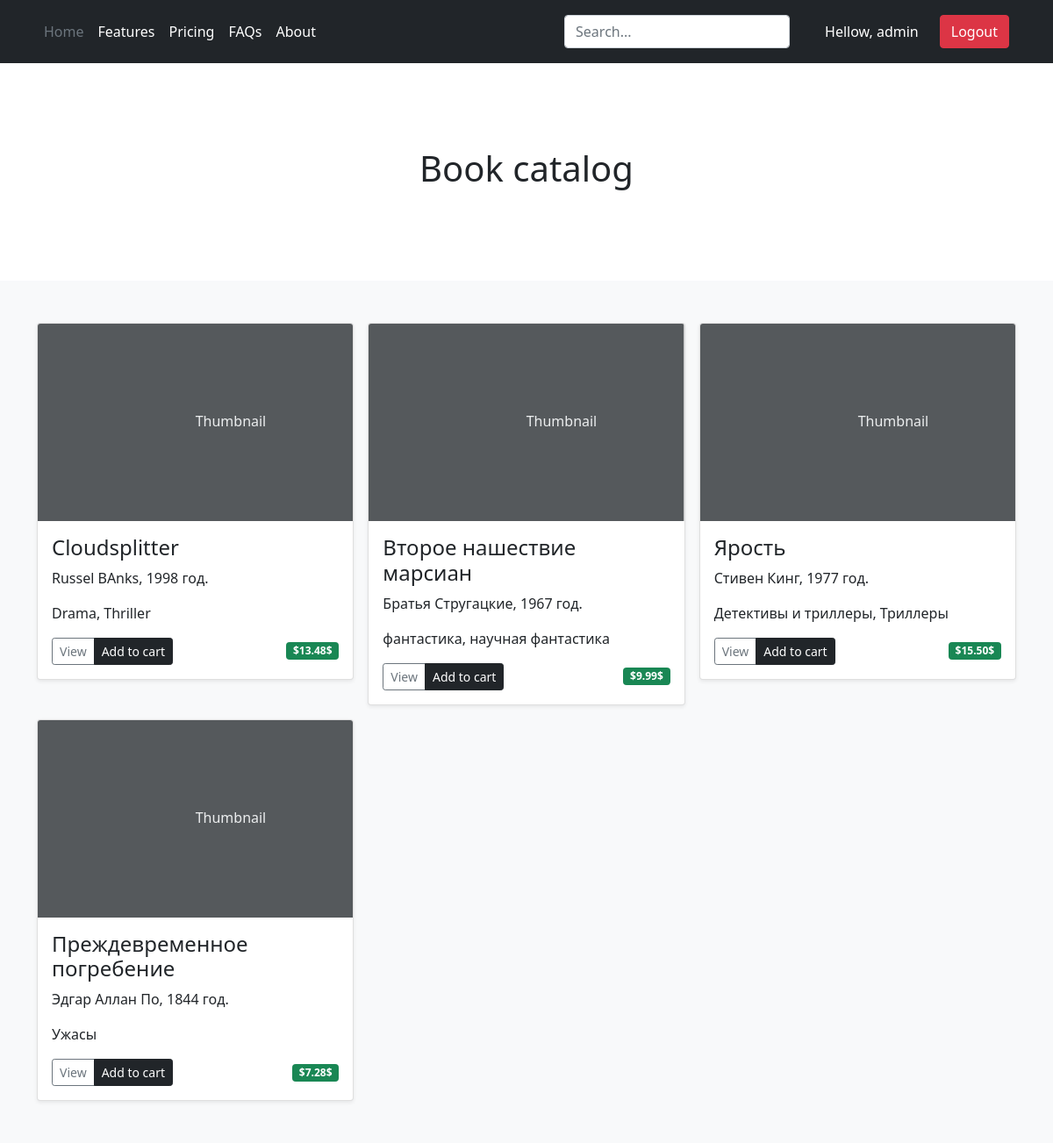
The app's page / (signed in) with its own data.
### catalog/models.py (models this page shows, shortened)
class Book(models.Model):
    title = models.TextField()
    summary = models.TextField()
    publication_date = models.DateField(blank=True, null=True)
    price = models.DecimalField(max_digits=5, default=1.00, decimal_places=2)
    amount = models.IntegerField(null=False)
    genre = models.ManyToManyField(Genre)
    author = models.ForeignKey(Author, on_delete=models.CASCADE, null=True)
    def get_genre(self):
        return ", ".join([genre.name for genre in self.genre.all()])
    def get_date(self):
        return self.publication_date.strftime("%Y")
    get_genre.short_description = "Genre"

class Author(models.Model):
    first_name = models.CharField(max_length=100)
    last_name = models.CharField(max_length=100)
    date_of_birth = models.DateField(blank=True, null=True)
    date_of_death = models.DateField(blank=True, null=True)
    photo = models.ImageField(upload_to="authors/", blank=True)
    def __str__(self):
        return f"{self.first_name} {self.last_name}"

class Genre(models.Model):
    name = models.CharField(max_length=50)

### catalog/views.py (the view)
# urls.py: path("", CatalogView.as_view(), name="catalog-index")
class CatalogView(TemplateView):
    template_name = "catalog/catalog.html"
    def get(self, request):
        books = Book.objects.all
        params = {
            'books': books
        }
        return render(request, self.template_name, params)

### templates/catalog/catalog.html
{% extends "base.html" %}
{% block title %} Book catalog{% endblock %}
{% block content %}
<main>
    <div class="album py-5 bg-light" bis_skin_checked="1">
        <div class="container" bis_skin_checked="1">
            <div class="row row-cols-1 row-cols-sm-2 row-cols-md-3 g-3" bis_skin_checked="1">
                {% for book in books %}
                        <div class="col" bis_skin_checked="1">
                            <div class="card shadow-sm" bis_skin_checked="1">
                                <svg class="bd-placeholder-img card-img-top" width="100%" height="225" xmlns="http://www.w3.org/2000/svg" role="img" aria-label="Placeholder: Thumbnail" preserveAspectRatio="xMidYMid slice" focusable="false"><title>Placeholder</title><rect width="100%" height="100%" fill="#55595c"></rect><text x="50%" y="50%" fill="#eceeef" dy=".3em">Thumbnail</text></svg>
                                <div class="card-body" bis_skin_checked="1">
                                    <H4 class="card-text"> {{book.title}}</H4>
                                    <p class="card-text">{{book.author}}, {{book.get_date}} год.</p>
                                    <p class="card-text">{{book.get_genre}}</p>
                                    <div class="d-flex justify-content-between align-items-center" bis_skin_checked="1">
                                        <div class="btn-group" bis_skin_checked="1">
                                            <button type="button" class="btn btn-sm btn-outline-secondary">View</button>
                                            <button type="button" class="btn btn-sm btn btn-dark">Add to cart</button>
                                        </div>
                                        <span class="badge bg-success">${{book.price}}$</span>
                                    </div>
                                </div>
                            </div>
                        </div>
                {% endfor %}
            </div>
      </div>
    </div>
  </main>
{% endblock content %}

### templates/base.html (shortened to what this page needs)
<!DOCTYPE html>
<html lang="en">
<head>
    <link href="https://cdn.jsdelivr.net/npm/bootstrap@5.0.2/dist/css/bootstrap.min.css" rel="stylesheet">
</head>
<body>
    <header class="p-3 bg-dark text-white">
        <div class="container" bis_skin_checked="1">
          <div class="d-flex flex-wrap align-items-center justify-content-center justify-content-lg-start" bis_skin_checked="1">
            <ul class="nav col-12 col-lg-auto me-lg-auto mb-2 justify-content-center mb-md-0">
              <li><a href="{% url 'catalog-index' %}" class="nav-link px-2 text-secondary">Home</a></li>
              <li><a href="#" class="nav-link px-2 text-white">Features</a></li>
              <li><a href="#" class="nav-link px-2 text-white">Pricing</a></li>
              <li><a href="#" class="nav-link px-2 text-white">FAQs</a></li>
              <li><a href="#" class="nav-link px-2 text-white">About</a></li>
            </ul>
            <form class="col-12 col-lg-auto mb-3 mb-lg-0 me-lg-3">
              <input type="search" class="form-control form-control-dark" placeholder="Search..." aria-label="Search">
            </form>
            {% if user.is_authenticated %}
            <span class="px-4" class="text-white"> Hellow, {{user.username}}</span> <a href="{% url 'logout' %}" class="btn btn-danger me-2">Logout</a>
             {% else %}
            <div class="text-end" bis_skin_checked="1">
              <a href="{% url 'login' %}" class="btn btn-outline-light me-2">Login</a>
              <a href="#" class="btn btn-warning">Sign-up</a>
            </div>
            {% endif %}
          </div>
        </div>
    </header>
    <section class="py-5 text-center container">
      <div class="row py-lg-5" bis_skin_checked="1">
        <div class="col-lg-6 col-md-8 mx-auto" bis_skin_checked="1">
          <h1 class="fw-light">{% block title %}{% endblock %}</h1>
        </div>
      </div>
    </section>
    {% block content %}{% endblock %}
</body>
</html>

### records on screen
Book: title "Cloudsplitter", author "Russel BAnks", get_date "1998", get_genre "Drama, Thriller", price "13.48"
Book: title "Второе нашествие марсиан", author "Братья Стругацкие", get_date "1967", get_genre "фантастика, научная фантастика", price "9.99"
Book: title "Ярость", author "Стивен Кинг", get_date "1977", get_genre "Детективы и триллеры, Триллеры", price "15.50"
Book: title "Преждевременное погребение", author "Эдгар Аллан По", get_date "1844", get_genre "Ужасы", price "7.28"

### other values on screen
{{ user.username }} "admin"
